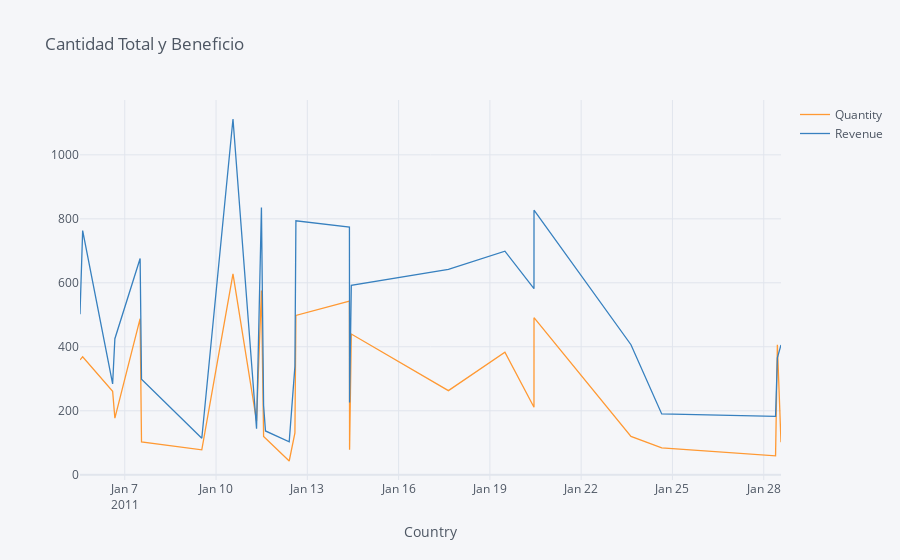

Source (notebook cell):
### Code cell
data_fr = df[(df.Country == 'France') & (data_fr.InvoiceDate >= '2011-1-1') & (data_fr.InvoiceDate <= '2011-1-30')]

data_fr_grouphed = data_fr.groupby("InvoiceDate").agg({"Quantity":"sum" , "Revenue":"sum"})

data_fr_grouphed.iplot(kind='line', 
           xTitle='Country', 
           title='Cantidad Total y Beneficio')

### Figure 1 — Plotly figure (JSON) as saved in the notebook; plotly's stock layout.template omitted (floating-point values rounded to 4 significant figures)
{"data": [{"line": {"color": "rgba(255, 153, 51, 1.0)", "dash": "solid", "shape": "linear", "width": 1.3}, "mode": "lines", "name": "Quantity", "text": "", "type": "scatter", "x": ["2011-01-05 12:42:00", "2011-01-05 14:48:00", "2011-01-06 14:26:00", "2011-01-06 16:12:00", "2011-01-07 12:07:00", "2011-01-07 13:13:00", "2011-01-09 12:46:00", "2011-01-10 13:22:00", "2011-01-11 07:57:00", "2011-01-11 11:48:00", "2011-01-11 13:31:00", "2011-01-11 15:00:00", "2011-01-12 09:43:00", "2011-01-12 14:13:00", "2011-01-12 15:00:00", "2011-01-14 09:13:00", "2011-01-14 09:20:00", "2011-01-14 10:42:00", "2011-01-17 15:17:00", "2011-01-19 11:51:00", "2011-01-20 10:47:00", "2011-01-20 10:48:00", "2011-01-23 15:17:00", "2011-01-24 15:32:00", "2011-01-28 09:20:00", "2011-01-28 10:45:00", "2011-01-28 13:37:00"], "y": [359, 369, 261, 177, 488, 103, 78, 628, 168, 576, 120, 114, 43, 131, 498, 543, 78, 440, 263, 383, 211, 491, 120, 84, 59, 406, 102]}, {"line": {"color": "rgba(55, 128, 191, 1.0)", "dash": "solid", "shape": "linear", "width": 1.3}, "mode": "lines", "name": "Revenue", "text": "", "type": "scatter", "x": ["2011-01-05 12:42:00", "2011-01-05 14:48:00", "2011-01-06 14:26:00", "2011-01-06 16:12:00", "2011-01-07 12:07:00", "2011-01-07 13:13:00", "2011-01-09 12:46:00", "2011-01-10 13:22:00", "2011-01-11 07:57:00", "2011-01-11 11:48:00", "2011-01-11 13:31:00", "2011-01-11 15:00:00", "2011-01-12 09:43:00", "2011-01-12 14:13:00", "2011-01-12 15:00:00", "2011-01-14 09:13:00", "2011-01-14 09:20:00", "2011-01-14 10:42:00", "2011-01-17 15:17:00", "2011-01-19 11:51:00", "2011-01-20 10:47:00", "2011-01-20 10:48:00", "2011-01-23 15:17:00", "2011-01-24 15:32:00", "2011-01-28 09:20:00", "2011-01-28 10:45:00", "2011-01-28 13:37:00"], "y": [502.1, 763.1, 283.8, 425.2, 676.2, 298.9, 114, 1112.0, 144, 835.2, 216.5, 136.9, 102.9, 338.7, 794.0, 774.2, 225.9, 592.3, 642.1, 698.8, 581.5, 827.1, 406.5, 190.2, 182.4, 365.6, 405.8]}], "layout": {"legend": {"bgcolor": "#F5F6F9", "font": {"color": "#4D5663"}}, "paper_bgcolor": "#F5F6F9", "plot_bgcolor": "#F5F6F9", "title": {"font": {"color": "#4D5663"}, "text": "Cantidad Total y Beneficio"}, "xaxis": {"gridcolor": "#E1E5ED", "showgrid": true, "tickfont": {"color": "#4D5663"}, "title": {"font": {"color": "#4D5663"}, "text": "Country"}, "zerolinecolor": "#E1E5ED"}, "yaxis": {"gridcolor": "#E1E5ED", "showgrid": true, "tickfont": {"color": "#4D5663"}, "title": {"font": {"color": "#4D5663"}, "text": ""}, "zerolinecolor": "#E1E5ED"}}}
